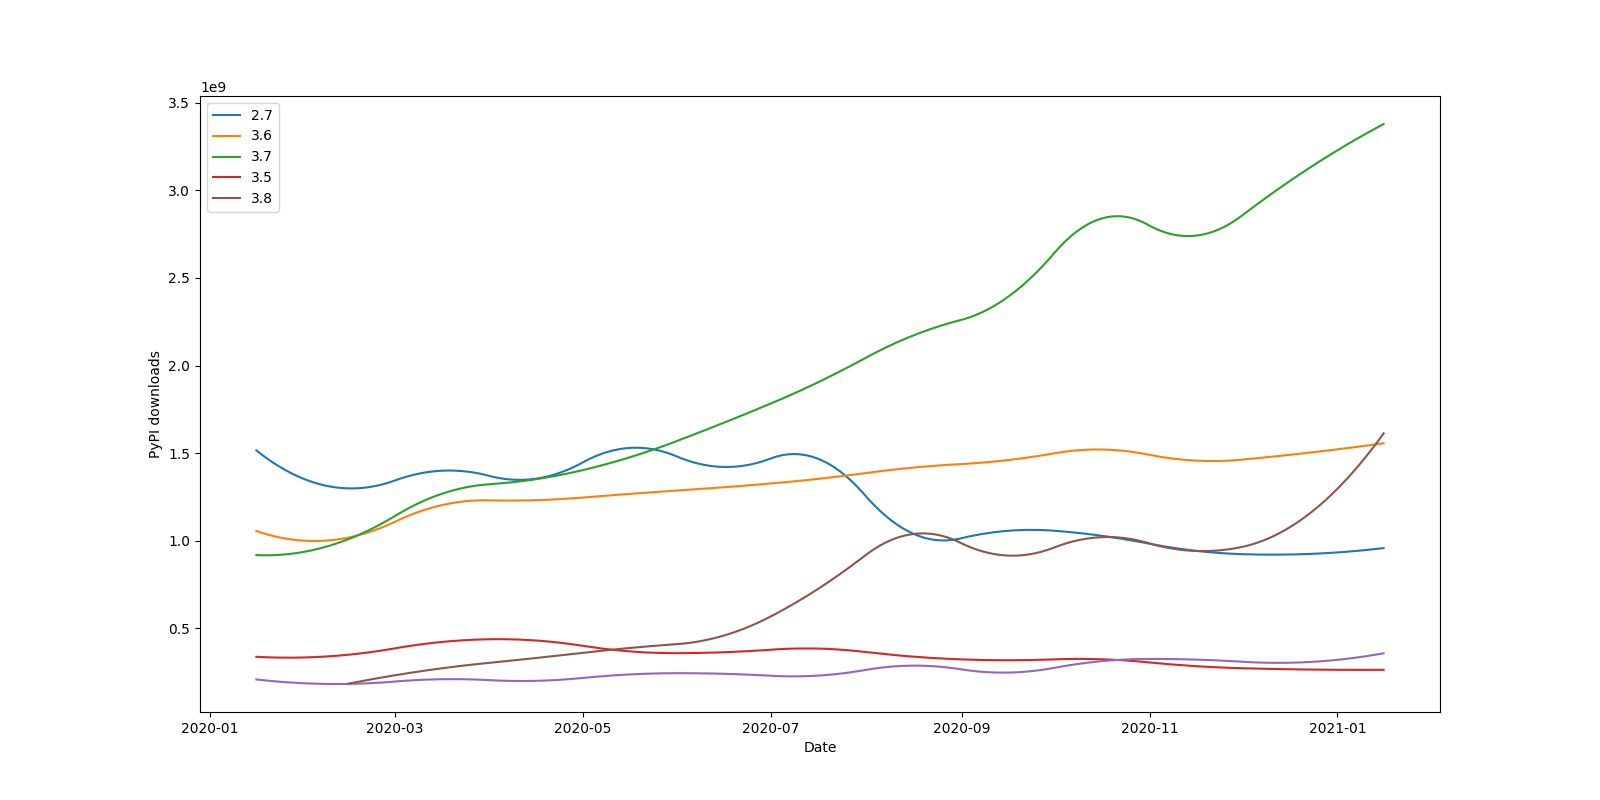

Recreate this plot in Python.
"""Module to fetch and graph adoption of Python releases.
"""

import calendar
import sqlite3
import sys
from datetime import datetime, timedelta, date
from collections import defaultdict

from pypinfo.fields import PythonVersion
from pypinfo.core import build_query, create_client, create_config, parse_query_result
from pypinfo.db import get_credentials
import matplotlib.pyplot as plt
from matplotlib.dates import date2num
from scipy.interpolate import make_interp_spline
import numpy as np


class DB:
    def __init__(self):
        self.connection = sqlite3.connect(
            "python-versions.sqlite",
            isolation_level=None,
            detect_types=sqlite3.PARSE_COLNAMES,
        )
        self.connection.row_factory = sqlite3.Row
        self.migrate()

    def migrate(self):
        self.connection.execute(
            """CREATE TABLE IF NOT EXISTS python_version (
    "id" INTEGER NOT NULL PRIMARY KEY AUTOINCREMENT,
    "start_date" TEXT NOT NULL,
    "end_date" TEXT NOT NULL,
    "python_version" TEXT NULL,
    "download_count" INT NOT NULL);"""
        )

    def store_python_version(
        self, start_date, end_date, python_version, download_count
    ):
        self.connection.execute(
            "INSERT INTO python_version (start_date, end_date, python_version, download_count) VALUES (?, ?, ?, ?)",
            (start_date, end_date, python_version, download_count),
        )

    def have_data_for_dates(self, start_date, end_date) -> bool:
        return (
            self.connection.execute(
                "SELECT COUNT(1) FROM python_version WHERE start_date = ? AND end_date = ?",
                (start_date, end_date),
            ).fetchone()[0]
            > 0
        )

    def fetch_python_version(self):
        return self.connection.execute(
            """
  SELECT start_date as "start_date [date]",
         end_date as "end_date [date]",
         python_version,
         download_count
    FROM python_version
ORDER BY start_date"""
        ).fetchall()


def query_python_versions(start_date: str, end_date: str) -> list[tuple[str, int]]:
    built_query = build_query(
        "",
        [PythonVersion],
        start_date=start_date,
        end_date=end_date,
    )

    with create_client(get_credentials()) as client:
        query_job = client.query(built_query, job_config=create_config())
        query_rows = query_job.result(timeout=120)
        return [tuple(row) for row in query_rows]


def fetch_main():
    db = DB()
    today = date.today()
    for year_in_the_past in 1, 0:
        year = today.year - year_in_the_past
        for month in range(1, 13):
            start_date = date(year, month, 1)
            end_date = start_date.replace(
                day=calendar.monthrange(year, month)[1]
            ) + timedelta(days=1)
            if end_date > today:
                continue
            if db.have_data_for_dates(start_date, end_date):
                continue
            print(f"Querying BigTable in [{start_date}; {end_date}]")
            results = query_python_versions(str(start_date), str(end_date))
            for python_version, download_count in results:
                db.store_python_version(
                    start_date, end_date, python_version, download_count
                )


def mean_date(a: datetime, b: datetime) -> datetime:
    return a + (b - a) / 2


def plot_main():
    db = DB()
    by_version = defaultdict(lambda: [[], []])
    versions = db.fetch_python_version()
    biggest_value = max(version["download_count"] for version in versions)
    for row in versions:
        if row["download_count"] > biggest_value / 20:
            by_version[row["python_version"]][0].append(
                mean_date(row["start_date"], row["end_date"])
            )
            by_version[row["python_version"]][1].append(row["download_count"])
    plt.figure(figsize=(10, 10 * 2 / 3))
    for version, (x, y) in by_version.items():
        if version is None:
            continue
        if len(x) <= 2:
            plt.plot(x, y, label=version)
            continue
        smooth_x = np.linspace(date2num(min(x)), date2num(max(x)), 200)
        spline = make_interp_spline([date2num(d) for d in x], y, k=2)
        smooth_y = spline(smooth_x)
        plt.plot(smooth_x, smooth_y, label=version)
    plt.xlabel("Date")
    plt.ylabel("PyPI downloads")
    plt.legend()
    plt.savefig("python-versions.png")


if __name__ == "__main__":
    if "--fetch" in sys.argv:
        fetch_main()
    plot_main()
